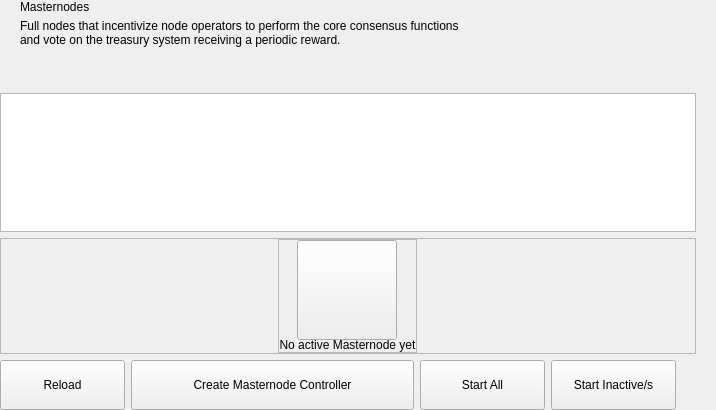
<?xml version="1.0" encoding="UTF-8"?>
<ui version="4.0">
 <class>MasterNodesWidget</class>
 <widget class="QWidget" name="MasterNodesWidget">
  <property name="geometry">
   <rect>
    <x>0</x>
    <y>0</y>
    <width>630</width>
    <height>410</height>
   </rect>
  </property>
  <property name="windowTitle">
   <string>Form</string>
  </property>
  <layout class="QHBoxLayout" name="horizontalLayout_2" stretch="2,1">
   <property name="spacing">
    <number>0</number>
   </property>
   <property name="leftMargin">
    <number>0</number>
   </property>
   <property name="topMargin">
    <number>0</number>
   </property>
   <property name="rightMargin">
    <number>0</number>
   </property>
   <property name="bottomMargin">
    <number>0</number>
   </property>
   <item>
    <widget class="QWidget" name="left" native="true">
     <layout class="QVBoxLayout" name="verticalLayout_3">
      <property name="leftMargin">
       <number>0</number>
      </property>
      <property name="topMargin">
       <number>0</number>
      </property>
      <property name="rightMargin">
       <number>0</number>
      </property>
      <property name="bottomMargin">
       <number>0</number>
      </property>
      <item>
       <layout class="QVBoxLayout" name="verticalLayout_2">
        <property name="spacing">
         <number>6</number>
        </property>
        <item>
         <layout class="QHBoxLayout" name="horizontalLayout_3">
          <property name="spacing">
           <number>0</number>
          </property>
          <property name="leftMargin">
           <number>20</number>
          </property>
          <item>
           <layout class="QVBoxLayout" name="verticalLayout_8">
            <property name="spacing">
             <number>5</number>
            </property>
            <item>
             <widget class="QLabel" name="labelTitle">
              <property name="text">
               <string>Masternodes</string>
              </property>
             </widget>
            </item>
            <item alignment="Qt::AlignTop">
             <widget class="QLabel" name="labelSubtitle1">
              <property name="text">
               <string>Full nodes that incentivize node operators to perform the core consensus functions
and vote on the treasury system receiving a periodic reward.</string>
              </property>
             </widget>
            </item>
           </layout>
          </item>
          <item>
           <spacer name="horizontalSpacer">
            <property name="orientation">
             <enum>Qt::Horizontal</enum>
            </property>
            <property name="sizeHint" stdset="0">
             <size>
              <width>40</width>
              <height>20</height>
             </size>
            </property>
           </spacer>
          </item>
         </layout>
        </item>
        <item>
         <spacer name="verticalSpacer_2">
          <property name="orientation">
           <enum>Qt::Vertical</enum>
          </property>
          <property name="sizeType">
           <enum>QSizePolicy::Fixed</enum>
          </property>
          <property name="sizeHint" stdset="0">
           <size>
            <width>20</width>
            <height>40</height>
           </size>
          </property>
         </spacer>
        </item>
        <item>
         <layout class="QVBoxLayout" name="verticalLayout_6"/>
        </item>
        <item>
         <widget class="QListView" name="listMn">
          <property name="mouseTracking">
           <bool>true</bool>
          </property>
         </widget>
        </item>
        <item>
         <widget class="QFrame" name="emptyContainer">
          <property name="minimumSize">
           <size>
            <width>0</width>
            <height>100</height>
           </size>
          </property>
          <property name="frameShape">
           <enum>QFrame::StyledPanel</enum>
          </property>
          <property name="frameShadow">
           <enum>QFrame::Raised</enum>
          </property>
          <layout class="QVBoxLayout" name="verticalLayout_7" stretch="1,8">
           <property name="spacing">
            <number>0</number>
           </property>
           <property name="leftMargin">
            <number>0</number>
           </property>
           <property name="topMargin">
            <number>0</number>
           </property>
           <property name="rightMargin">
            <number>0</number>
           </property>
           <property name="bottomMargin">
            <number>0</number>
           </property>
           <item>
            <spacer name="verticalSpacer">
             <property name="orientation">
              <enum>Qt::Vertical</enum>
             </property>
             <property name="sizeHint" stdset="0">
              <size>
               <width>20</width>
               <height>20</height>
              </size>
             </property>
            </spacer>
           </item>
           <item alignment="Qt::AlignHCenter|Qt::AlignVCenter">
            <widget class="QFrame" name="emptyScreen">
             <property name="sizePolicy">
              <sizepolicy hsizetype="Expanding" vsizetype="Expanding">
               <horstretch>0</horstretch>
               <verstretch>0</verstretch>
              </sizepolicy>
             </property>
             <property name="frameShape">
              <enum>QFrame::StyledPanel</enum>
             </property>
             <property name="frameShadow">
              <enum>QFrame::Raised</enum>
             </property>
             <layout class="QVBoxLayout" name="verticalLayout">
              <property name="spacing">
               <number>30</number>
              </property>
              <property name="leftMargin">
               <number>0</number>
              </property>
              <property name="topMargin">
               <number>0</number>
              </property>
              <property name="rightMargin">
               <number>0</number>
              </property>
              <property name="bottomMargin">
               <number>0</number>
              </property>
              <item alignment="Qt::AlignHCenter|Qt::AlignVCenter">
               <widget class="QPushButton" name="pushImgEmpty">
                <property name="minimumSize">
                 <size>
                  <width>100</width>
                  <height>100</height>
                 </size>
                </property>
                <property name="maximumSize">
                 <size>
                  <width>100</width>
                  <height>100</height>
                 </size>
                </property>
                <property name="focusPolicy">
                 <enum>Qt::NoFocus</enum>
                </property>
                <property name="text">
                 <string/>
                </property>
                <property name="iconSize">
                 <size>
                  <width>100</width>
                  <height>100</height>
                 </size>
                </property>
               </widget>
              </item>
              <item alignment="Qt::AlignHCenter|Qt::AlignVCenter">
               <widget class="QLabel" name="labelEmpty">
                <property name="styleSheet">
                 <string notr="true"/>
                </property>
                <property name="text">
                 <string>No active Masternode yet</string>
                </property>
                <property name="alignment">
                 <set>Qt::AlignCenter</set>
                </property>
               </widget>
              </item>
             </layout>
            </widget>
           </item>
          </layout>
         </widget>
        </item>
        <item>
         <layout class="QHBoxLayout" name="horizontalLayout_7">
          <property name="rightMargin">
           <number>20</number>
          </property>
          <item>
           <spacer name="horizontalSpacer_5">
            <property name="orientation">
             <enum>Qt::Horizontal</enum>
            </property>
            <property name="sizeType">
             <enum>QSizePolicy::Expanding</enum>
            </property>
            <property name="sizeHint" stdset="0">
             <size>
              <width>40</width>
              <height>20</height>
             </size>
            </property>
           </spacer>
          </item>
          <item>
           <widget class="QPushButton" name="pushButtonReload">
            <property name="minimumSize">
             <size>
              <width>125</width>
              <height>50</height>
             </size>
            </property>
            <property name="maximumSize">
             <size>
              <width>125</width>
              <height>50</height>
             </size>
            </property>
            <property name="focusPolicy">
             <enum>Qt::NoFocus</enum>
            </property>
            <property name="text">
             <string>Reload</string>
            </property>
           </widget>
          </item>
          <item>
           <widget class="QPushButton" name="pushButtonSave">
            <property name="minimumSize">
             <size>
              <width>283</width>
              <height>50</height>
             </size>
            </property>
            <property name="maximumSize">
             <size>
              <width>340</width>
              <height>50</height>
             </size>
            </property>
            <property name="focusPolicy">
             <enum>Qt::NoFocus</enum>
            </property>
            <property name="text">
             <string>Create Masternode Controller</string>
            </property>
           </widget>
          </item>
          <item>
           <widget class="QPushButton" name="pushButtonStartAll">
            <property name="minimumSize">
             <size>
              <width>125</width>
              <height>50</height>
             </size>
            </property>
            <property name="text">
             <string>Start All</string>
            </property>
           </widget>
          </item>
          <item>
           <widget class="QPushButton" name="pushButtonStartMissing">
            <property name="minimumSize">
             <size>
              <width>125</width>
              <height>50</height>
             </size>
            </property>
            <property name="text">
             <string>Start Inactive/s</string>
            </property>
           </widget>
          </item>
         </layout>
        </item>
       </layout>
      </item>
     </layout>
    </widget>
   </item>
   <item>
    <widget class="QWidget" name="right" native="true">
     <layout class="QVBoxLayout" name="verticalLayout_5">
      <property name="leftMargin">
       <number>0</number>
      </property>
      <property name="topMargin">
       <number>0</number>
      </property>
      <property name="rightMargin">
       <number>0</number>
      </property>
      <property name="bottomMargin">
       <number>0</number>
      </property>
      <item>
       <layout class="QVBoxLayout" name="verticalLayout_4">
        <property name="spacing">
         <number>6</number>
        </property>
        <item>
         <widget class="OptionButton" name="btnAbout" native="true">
          <property name="minimumSize">
           <size>
            <width>0</width>
            <height>50</height>
           </size>
          </property>
         </widget>
        </item>
        <item>
         <widget class="OptionButton" name="btnAboutController" native="true">
          <property name="minimumSize">
           <size>
            <width>0</width>
            <height>50</height>
           </size>
          </property>
         </widget>
        </item>
        <item>
         <spacer name="verticalSpacer_5">
          <property name="orientation">
           <enum>Qt::Vertical</enum>
          </property>
          <property name="sizeHint" stdset="0">
           <size>
            <width>20</width>
            <height>40</height>
           </size>
          </property>
         </spacer>
        </item>
       </layout>
      </item>
     </layout>
    </widget>
   </item>
  </layout>
 </widget>
 <customwidgets>
  <customwidget>
   <class>OptionButton</class>
   <extends>QWidget</extends>
   <header>qt/pivx/optionbutton.h</header>
   <container>1</container>
  </customwidget>
 </customwidgets>
 <resources/>
 <connections/>
</ui>
